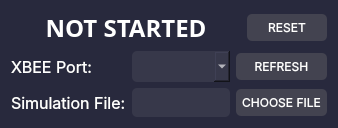
     <widget class="QWidget" name="config_box" native="true">
      <property name="minimumSize">
       <size>
        <width>311</width>
        <height>125</height>
       </size>
      </property>
      <property name="font">
       <font>
        <pointsize>10</pointsize>
       </font>
      </property>
      <property name="styleSheet">
       <string notr="true">color: white;
background-color: rgb(40, 41, 61);
border-radius: 20px;</string>
      </property>
      <layout class="QGridLayout" name="gridLayout_4">
       <item row="0" column="0" colspan="3">
        <layout class="QHBoxLayout" name="horizontalLayout_28">
         <item>
          <widget class="QLabel" name="mission_time">
           <property name="sizePolicy">
            <sizepolicy hsizetype="Preferred" vsizetype="Preferred">
             <horstretch>0</horstretch>
             <verstretch>0</verstretch>
            </sizepolicy>
           </property>
           <property name="font">
            <font>
             <family>Cascadia Code</family>
             <pointsize>18</pointsize>
             <weight>75</weight>
             <bold>true</bold>
            </font>
           </property>
           <property name="styleSheet">
            <string notr="true"/>
           </property>
           <property name="text">
            <string>NOT STARTED</string>
           </property>
           <property name="alignment">
            <set>Qt::AlignCenter</set>
           </property>
          </widget>
         </item>
         <item>
          <widget class="QPushButton" name="reset_button">
           <property name="maximumSize">
            <size>
             <width>80</width>
             <height>16777215</height>
            </size>
           </property>
           <property name="font">
            <font>
             <family>Inter</family>
             <pointsize>9</pointsize>
            </font>
           </property>
           <property name="layoutDirection">
            <enum>Qt::LeftToRight</enum>
           </property>
           <property name="styleSheet">
            <string notr="true">padding: 6px;
background-color: #434350;
border-radius: 5px;</string>
           </property>
           <property name="text">
            <string>RESET</string>
           </property>
          </widget>
         </item>
        </layout>
       </item>
       <item row="1" column="0">
        <widget class="QLabel" name="label_10">
         <property name="font">
          <font>
           <family>Inter</family>
           <pointsize>12</pointsize>
          </font>
         </property>
         <property name="text">
          <string>XBEE Port:</string>
         </property>
        </widget>
       </item>
       <item row="1" column="1">
        <widget class="QComboBox" name="port_value">
         <property name="font">
          <font>
           <family>Consolas</family>
           <pointsize>12</pointsize>
          </font>
         </property>
         <property name="styleSheet">
          <string notr="true">padding: 5px;
background-color: rgb(55, 56, 74);
border-radius: 5px;</string>
         </property>
        </widget>
       </item>
       <item row="1" column="2">
        <widget class="QPushButton" name="port_refresh_button">
         <property name="sizePolicy">
          <sizepolicy hsizetype="Preferred" vsizetype="Fixed">
           <horstretch>0</horstretch>
           <verstretch>0</verstretch>
          </sizepolicy>
         </property>
         <property name="maximumSize">
          <size>
           <width>110</width>
           <height>16777215</height>
          </size>
         </property>
         <property name="font">
          <font>
           <family>Inter</family>
           <pointsize>9</pointsize>
           <weight>50</weight>
           <bold>false</bold>
          </font>
         </property>
         <property name="styleSheet">
          <string notr="true">padding: 6px;
background-color: #434350;
border-radius: 5px;</string>
         </property>
         <property name="text">
          <string>REFRESH</string>
         </property>
        </widget>
       </item>
       <item row="2" column="0">
        <widget class="QLabel" name="label_11">
         <property name="font">
          <font>
           <family>Inter</family>
           <pointsize>12</pointsize>
          </font>
         </property>
         <property name="text">
          <string>Simulation File:</string>
         </property>
        </widget>
       </item>
       <item row="2" column="1">
        <widget class="QLabel" name="sim_file_display">
         <property name="enabled">
          <bool>false</bool>
         </property>
         <property name="font">
          <font>
           <family>Inter</family>
           <pointsize>12</pointsize>
          </font>
         </property>
         <property name="styleSheet">
          <string notr="true">padding: 5px;
background-color: rgb(55, 56, 74);
border-radius: 5px;</string>
         </property>
         <property name="text">
          <string/>
         </property>
        </widget>
       </item>
       <item row="2" column="2">
        <widget class="QPushButton" name="sim_file_button">
         <property name="sizePolicy">
          <sizepolicy hsizetype="Preferred" vsizetype="Fixed">
           <horstretch>0</horstretch>
           <verstretch>0</verstretch>
          </sizepolicy>
         </property>
         <property name="maximumSize">
          <size>
           <width>110</width>
           <height>16777215</height>
          </size>
         </property>
         <property name="font">
          <font>
           <family>Inter</family>
           <pointsize>9</pointsize>
          </font>
         </property>
         <property name="styleSheet">
          <string notr="true">padding: 6px;
background-color: #434350;
border-radius: 5px;</string>
         </property>
         <property name="text">
          <string>CHOOSE FILE</string>
         </property>
        </widget>
       </item>
      </layout>
     </widget>
